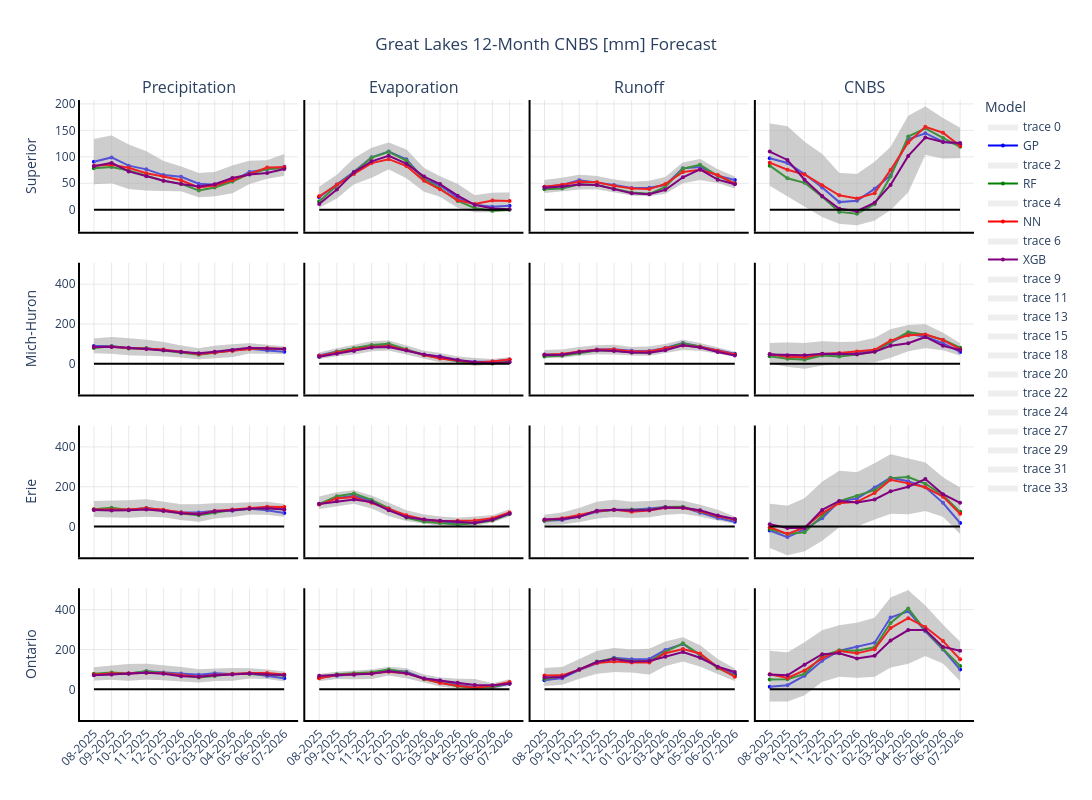

This figure's notebook cell:
### Markdown cell above
**Interactive 4×4 Grid of Great Lakes 12-Month NBS Forecasts**

This section uses **Plotly** to create a fully interactive **4×4 subplot grid** that visualizes the mean forecasts and uncertainty ranges for precipitation, evaporation, runoff, and total CNBS across the four Great Lakes basins.

### Steps Overview

1. **Subplot Layout**
   - Uses `make_subplots()` to create a grid of 4 rows × 4 columns.
   - Columns represent components: **Precipitation**, **Evaporation**, **Runoff**, **CNBS**.
   - Rows represent lakes: **Superior**, **Michigan-Huron**, **Erie**, **Ontario**.
   - Axes are shared both horizontally and vertically for consistent comparison.

2. **Confidence Intervals**
   - For each component/lake, calculates **2.5th** and **97.5th percentiles** across all models to form a **95% confidence band**.
   - Adds shaded gray regions (`fill='toself'`) representing these intervals.

3. **Mean Model Lines**
   - For each model:
     - Groups data by `forecast_month` and computes the mean.
     - Plots lines + markers with unique colors and consistent styling.
     - Displays the legend **only in the first subplot** to avoid redundancy.
     - Hover tooltips show date, value, and model name.

4. **Axis Management**
   - Tracks the **global min/max y-values** across all subplots for uniform scaling.
   - Formats x-axis ticks in the bottom row as `MM-YYYY` with a 45° rotation.
   - Y-axis titles show lake names in the first column only.
   - Adds a horizontal dashed **y=0 reference line** to every subplot.
   - Surrounds each subplot with a black border for clarity.

5. **Styling**
   - Consistent **y-axis range** across all plots: `global_y_min - 10` to `global_y_max + 10`.
   - Light gray gridlines on all subplots.
   - White background with visible axes and subplot frames.

6. **Layout & Export**
   - Figure title: *"Great Lakes 9-month NBS Forecasts"* (centered).
   - Legend placed outside the grid on the top-right.
   - Figure size: **1500×800 pixels**.
   - Saves an interactive HTML file to `forecast/CNBS_forecasts_interactive.html`.
   - Calls `fig.show()` for immediate interactive display in supported environments.

**Purpose:**  
This plot enables **detailed interactive exploration** of ensemble hydrological forecasts for the Great Lakes, making it possible to compare models, visualize uncertainty, and identify seasonal or inter-model differences.

### Code cell
# Create a 4x4 subplot grid
fig = make_subplots(rows=4, cols=4, 
                    subplot_titles=['Precipitation', 'Evaporation', 'Runoff', 'CNBS'], 
                    shared_xaxes=True, shared_yaxes=True, vertical_spacing=0.05, horizontal_spacing=0.008)

global_y_min, global_y_max = float('inf'), float('-inf')  # Initialize to extremes

# Loop over the columns and plot the means for each dataset
for i, column in enumerate(columns):
    row = i // 4  # Row index
    col = i % 4   # Column index

# Determine the lower and upper bounds of all the model forecast
    lower_bound = df.groupby(['forecast_month'])[column].quantile(0.025).reset_index()
    upper_bound = df.groupby(['forecast_month'])[column].quantile(0.975).reset_index()

    for model_info in models_info:
        model_name = model_info['model']

        # Pull out the mean values for each model
        model_mean = df[df['model'] == model_name]

        # Get the grouped DataFrame for the current model
        mean_df = model_mean.groupby(['forecast_month']).mean(numeric_only=True).reset_index()
        mean_df['date'] = pd.to_datetime(mean_df["forecast_month"], format="%Y-%m")

        # Add the shaded region (confidence band)
        fig.add_trace(go.Scatter(x=pd.concat([mean_df['date'], mean_df['date'][::-1]]),
                         y=pd.concat([lower_bound[column], upper_bound[column][::-1]]),
                         fill='toself', fillcolor='rgba(169, 169, 169, 0.2)',
                         line=dict(color='rgba(255,255,255,0)'), showlegend=False, 
                         hovertemplate='Date: %{x}<br>Conf: 95%<br>Value: %{y}'), 
                         row=row+1, col=col+1)
        
        # Add the mean line for the current model to the figure
        fig.add_trace(go.Scatter(x=mean_df['date'], y=mean_df[column],
                                 mode='lines+markers', name=model_name, 
                                 line=dict(shape='linear', width=2, color=model_colors[model_name]), 
                                 marker=dict(size=4), 
                                 showlegend=(row == 0 and col == 0),  # Only show legend for the first subplot
                                 hovertemplate='Date: %{x}<br>Value: %{y}<br>Model: ' + model_name),
                                 row=row+1, col=col+1)

        # Update global y-axis limits
        current_y_min = lower_bound[column].min()
        current_y_max = upper_bound[column].max()
        global_y_min = min(global_y_min, current_y_min)
        global_y_max = max(global_y_max, current_y_max)

    # Set x-axis range (limits) for each subplot
    #fig.update_xaxes(range=[mean_df['date'].iloc[0], mean_df['date'].iloc[-1]], row=row+1, col=col+1)

    # Format x-axis for the last row (set x-tick labels)
    if row == 3:
        fig.update_xaxes(tickformat='%m-%Y', tickangle=-45, row=row+1, col=col+1, tickmode='array', tickvals=mean_df['date'])
    else:
        fig.update_xaxes(showticklabels=False, row=row+1, col=col+1, tickmode='array', tickvals=mean_df['date'])

    # Set y-axis labels for the first column only
    if col == 0:
        fig.update_yaxes(title_text=['Superior', 'Mich-Huron', 'Erie', 'Ontario'][row], row=row+1, col=col+1)

    # Add the y=0 dashed line to every subplot
    fig.add_trace(go.Scatter(x=[mean_df['date'].min(), mean_df['date'].max()],
                             y=[0, 0], mode='lines', line=dict(color='black'), 
                             showlegend=False), row=row+1, col=col+1)

    # Add a box around each subplot
    fig.update_xaxes(showline=True, linewidth=2, linecolor='black', row=row+1, col=col+1)
    fig.update_yaxes(showline=True, linewidth=2, linecolor='black', row=row+1, col=col+1)
    
# Set consistent y-axis limits across all subplots
for row in range(1, 5):
    for col in range(1, 5):
        fig.update_yaxes(range=[global_y_min - 10, global_y_max + 10], row=row+1, col=col+1)

# Set grid lines for all subplots
fig.update_yaxes(showgrid=True, gridwidth=0.5, gridcolor='LightGray')
fig.update_xaxes(showgrid=True, gridwidth=0.5, gridcolor='LightGray')

# Update layout and titles
fig.update_layout(
    title_text="Great Lakes 12-Month CNBS [mm] Forecast",
    title_x=0.5,
    height=800, width=1500,
    showlegend=True,
    legend=dict(x=1.01, y=1.01, traceorder='normal', orientation='v', title='Model'),  # Move legend up
    plot_bgcolor='white',
)

# Save the figure as an interactive HTML file
fig.write_html(f'{dir}forecast/CNBS_forecasts_interactive.html')

# Show the plot
fig.show()
